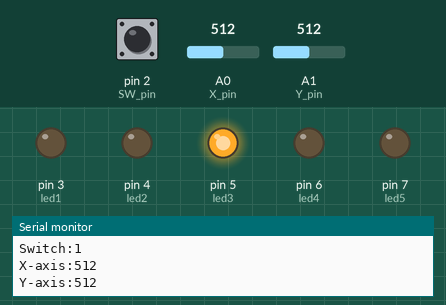
Simulated run of this sketch. Board: Arduino Uno, built with avr-gcc and run on an emulated ATmega328P. Shown: output pins drawn as LEDs (lit = HIGH), the last lines printed to the serial monitor. The inputs (shaded band) are chosen by the test bench; at power-on: A0 (X_pin) = 512, pin 2 (SW_pin) HIGH, A1 (Y_pin) = 512.

Above: at 1.3 s.
1.4 s: A0 (X_pin) set to 647
2.9 s: A0 (X_pin) set to 680
At 3.4 s:
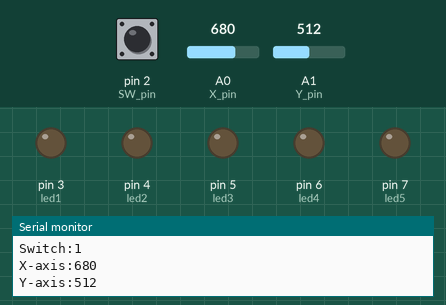
4.5 s: A0 (X_pin) set to 718
At 4.8 s:
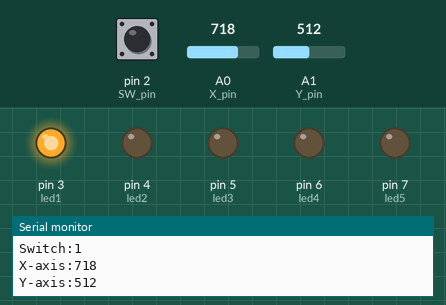
6.0 s: A0 (X_pin) set to 220
At 7.2 s:
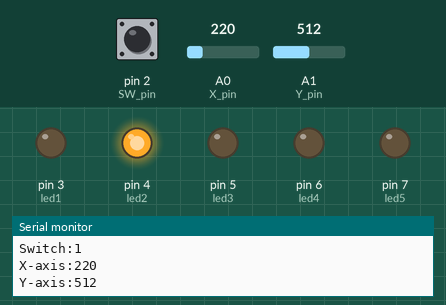
7.5 s: A0 (X_pin) set to 244
At 8.7 s:
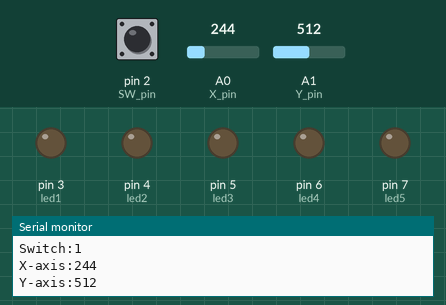
9.0 s: A0 (X_pin) set to 122
At 10.0 s:
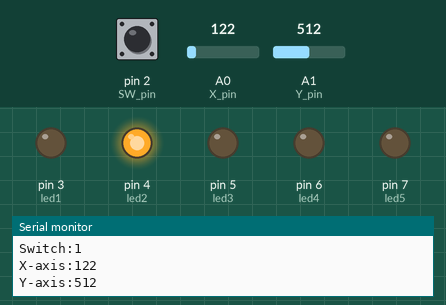
Timing chart, 0 to 11.5 s (numbered marks = the images above; inputs shaded):
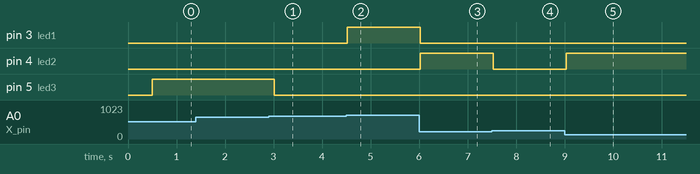

Measured:
- the behaviour switches between 663 and 664 on A0 (X_pin) (found by bisection; images 0 and 1)
- the behaviour switches between 699 and 700 on A0 (X_pin) (found by bisection; images 1 and 2)
- the behaviour switches between 230 and 231 on A0 (X_pin) (found by bisection; images 3 and 4)
- after the input at 2.9 s, pin 5 (led3): HIGH → LOW after 0.11 s
- after the input at 4.5 s, pin 3 (led1): LOW → HIGH at once
- after the input at 6.0 s, pin 3 (led1): HIGH → LOW at once; pin 4 (led2): LOW → HIGH at once
- after the input at 7.5 s, pin 4 (led2): HIGH → LOW at once
- after the input at 9.0 s, pin 4 (led2): LOW → HIGH at once

The sketch:

Joystick.ino
```cpp
const int SW_pin=2;
const int X_pin=A0;
const int Y_pin=A1;
int led1=3;
int led2=4;
int led3=5;
int led4=6;
int led5=7;

void setup() {
 Serial.begin(115200);
 pinMode(SW_pin,INPUT);
 digitalWrite(SW_pin,HIGH);
 pinMode(led1,OUTPUT);
  pinMode(led2,OUTPUT);
   pinMode(led3,OUTPUT);
    pinMode(led4,OUTPUT);
     pinMode(led5,OUTPUT);
}

void loop() {
  Serial.print("Switch:");
   Serial.print(digitalRead(SW_pin));
    Serial.println(" ");
     Serial.print("X-axis:");
      Serial.print(analogRead(X_pin));
       Serial.println(" ");
        Serial.print("Y-axis:");
         Serial.print(analogRead(Y_pin));
          Serial.println(" ");
           delay(500);

           {
           if(analogRead(X_pin)>=448 && analogRead(X_pin)<=663 &&  analogRead(Y_pin)>=333 && analogRead(Y_pin)<=532)

           {
            digitalWrite(led3,HIGH);
           }
            else
            {
              digitalWrite(led3,LOW);
            }
           }

           {
           if(analogRead(X_pin)>=700 && analogRead(X_pin)<=1023 && analogRead(Y_pin)>=440&& analogRead(Y_pin)<=599)
               {
                digitalWrite(led1,HIGH);
               }
          else
            {
              digitalWrite(led1,LOW);
            }
           }

           {
           if(analogRead(X_pin)>=0 && analogRead(X_pin)<=230 && analogRead(Y_pin)>=310 && analogRead(Y_pin)<=540 )

           {
            digitalWrite(led2,HIGH);
           }
            else
            {
              digitalWrite(led2,LOW);
            }
           }

           {
           if(analogRead(X_pin)>=497 && analogRead(X_pin)<=517 && analogRead(Y_pin)>=750 && analogRead(Y_pin)<=1023)

           {
            digitalWrite(led4,HIGH);
           }
            else
            {
              digitalWrite(led4,LOW);
            }
           }

           {
           if(analogRead(X_pin)>=350 && analogRead(X_pin)<=520 && analogRead(Y_pin)>=0 && analogRead(Y_pin)<=6)

           {
            digitalWrite(led5,HIGH);
           }
            else
            {
              digitalWrite(led5,LOW);
            }
           }
}
```
